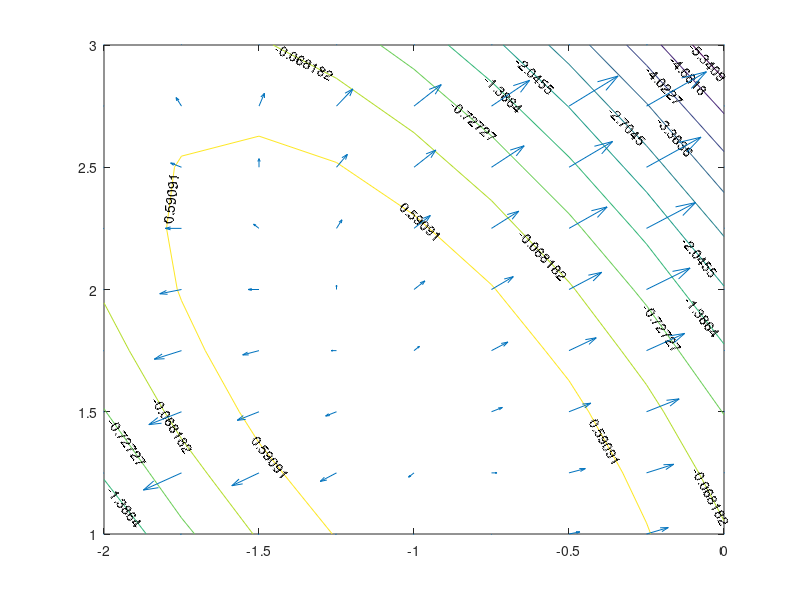

MATLAB code for this plot:
clc, clear all
f = @(x,y) y-x-2*x.^2 - 2.*x.*y - y.^2;
[x,y] = meshgrid(-2: .25:0, 1:.25:3);
z = f(x,y);
[fx,fy] = gradient(z,0.25);
cs = contour(x, y, z);clabel(cs);hold on 
quiver(x,y, -fx, -fy); hold off